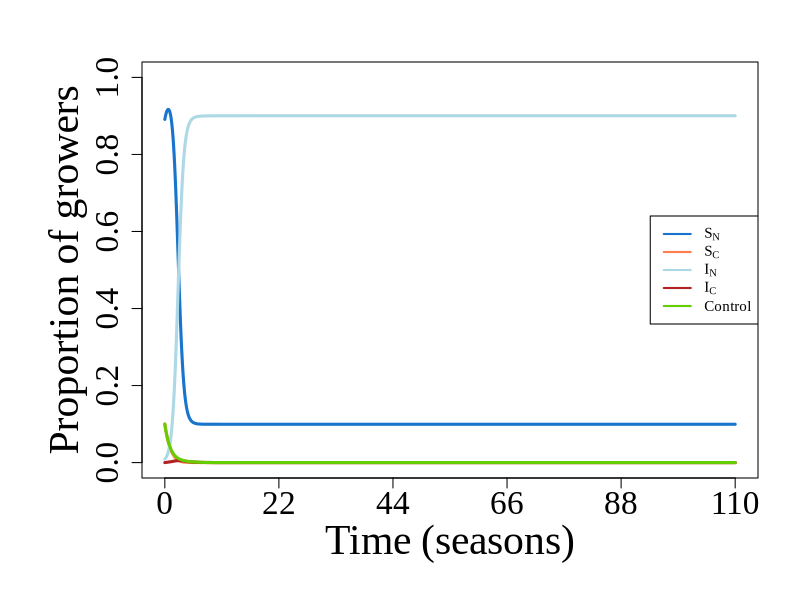
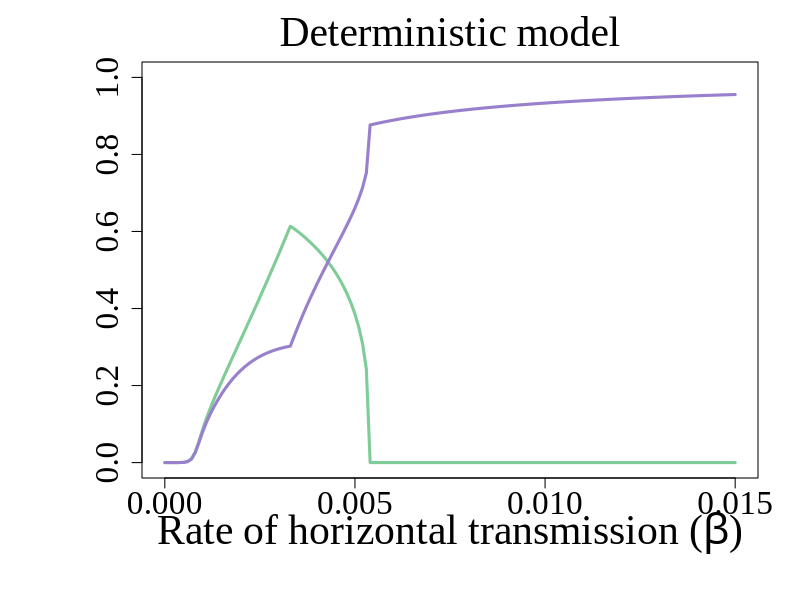

Reproduce these figures in R, in order.
# delete everything
rm(list=ls(all=TRUE))
par(mfrow=c(1,1), mar = c(6.1, 7.1, 3.1, 2.1), lwd = 1, cex.axis = 2, cex.lab = 2.5, family = "Times New Roman")

library(deSolve) #solves differential equations
CBSD_CSS_behaviour <- function(time, y, parms)
{
  # extract state variables
  S_C <- y[1]  
  I_C <- y[2]
  S_N <- y[3]
  I_N <- y[4]
  # epidemiological parameters
  beta <- parms$beta
  gamma <- parms$gamma 
  p <- parms$p
  N <- parms$N
  
  # economic parameters
  Y <- parms$Y
  L <- parms$L
  phi <- parms$phi
  
  # behavioural parameter
  eta <- parms$eta
  modelType <- parms$modelType # this sets which model of behaviour will be used.
  #1 = "strategy vs. population" model
  #2 = "strategy vs. alternative" model
  #3 = "grower vs. population" model
  #4 = "grower vs. alternative" model
  
  # payoffs for each outcome
  P_SN <- Y
  P_IN <- Y - L
  P_SC <- Y - phi
  P_IC <- Y - phi - L
  
  # probabilities of infection
  pVert <- p*(I_C+I_N)/N
  
  qBeta <- parms$nu_beta * beta # parameter for mis-estimating beta
  nu_I <- parms$nu_I # parameter for mis-estimating the prevalence of infection 

  if(nu_I*(I_C+I_N) < N){ # need to ensure that estimate of infection does not exceed the total number of fields
    pVert <- p*nu_I*(I_C+I_N)/N
    q_C <- qBeta * nu_I*(I_C + I_N) / ( qBeta * nu_I*(I_C + I_N) + gamma) 
    q_N <- pVert + (1 - pVert) * q_C
  } else{
    pVert <- p*N/N
    q_C <- qBeta *N / ( qBeta * N + gamma) 
    q_N <- pVert + (1 - pVert) * q_C
  }
  
  
  q_C <- qBeta * (I_C + I_N) / ( qBeta * (I_C + I_N) + gamma) 
  q_N <- pVert + (1 - pVert) * q_C
  
  P_C <- q_C * P_IC + (1 - q_C) * P_SC
  P_N <- q_N * P_IN + (1 - q_N) * P_SN
  
  P <- P_C * (S_C + I_C) / N + P_N * (S_N + I_N) / N
  
  # switching terms
  z_SC <- 0
  z_IC <- 0
  z_SN <- 0
  z_IN <- 0
  
  if(modelType == 1) # Strategy vs. population
  {
    z_SC <- max(0, 1 - exp(-eta*(P - P_C)))
    z_IC <- z_SC
    z_SN <- max(0, 1 - exp(-eta*(P - P_N)))
    z_IN <- z_SN
  } else if(modelType == 2) # Strategy vs. alternative
  {
    z_SC <- max(0, 1 - exp(-eta*(P_N - P_C)))
    z_IC <- z_SC
    z_SN <- max(0, 1 - exp(-eta*(P_C - P_N)))
    z_IN <- z_SN
  } else if(modelType == 3) # Grower vs. population
  {
    z_SC <- max(0, 1 - exp(-eta*(P - P_SC)))
    z_IC <- 1 - exp(-eta*(P - P_IC))
    z_SN <- 0
    z_IN <- max(0, 1 - exp(-eta*(P - P_IN)))
  } else if(modelType == 4) # Grower vs. alternative
  {
    z_SC <- max(0, 1 - exp(-eta*(P_N - P_SC)))
    z_IC <- 1 - exp(-eta*(P_N - P_IC))
    z_SN <- 0
    z_IN <- max(0, 1 - exp(-eta*(P_C - P_IN)))
  }
  
  plantingRate_C <- gamma * (S_C * (1 - z_SC) + I_C * (1 - z_IC) + S_N * z_SN + I_N * z_IN)
  plantingRate_N <- gamma * (S_C * z_SC + I_C * z_IC + S_N * (1 - z_SN) + I_N * (1 - z_IN))
  
  dS_C <- plantingRate_C - beta * S_C * (I_C + I_N) - gamma * S_C
  dI_C <- beta * S_C * (I_C + I_N) - gamma * I_C
  dS_N <- plantingRate_N * (1 - pVert) - beta * S_N * (I_C + I_N) - gamma * S_N
  dI_N <- plantingRate_N * pVert + beta * S_N * (I_C + I_N) - gamma * I_N
  
  return(list(c(dS_C, dI_C, dS_N, dI_N)))
}


readParams <- function(N, beta, gamma, p, Y, phi, L, nu_beta, nu_I, eta, modelType) ## function to return parameters of the model
{
  retval <- list(N = N,
                 beta = beta, 
                 gamma = gamma, 
                 p = p,
                 Y = Y,
                 phi = phi,
                 L = L, 
                 nu_beta = nu_beta,
                 nu_I = nu_I,
                 eta = eta, 
                 modelType = modelType)
  return(retval)
}

#Below are default parameters without any mis-estimation using the "strategy vs. population" model. Leads to no control at equilibrium.
parameters <- readParams(beta = .0067, gamma = 1/300,p =.8, N = 1, Y = 1, phi = 0.25, L = 0.6, nu_beta = 1, nu_I = 1, eta = 10, modelType = 1) 
yini<- c(0.1, 0, 0.99*(1-0.1), (1-0.99)*(1-0.1)) #Initial conditions in format (S_C, I_C, S_N, I_N)
times <- seq(0,10*3300, .10) #Timespan to run model

out <- ode(func = CBSD_CSS_behaviour,  y = yini, time = times, parms = parameters)
plot(out[,1], out[,2], lwd = 3, ty = "l", ylim = c(0,1), col = "coral", main = "", ylab = "Proportion of growers", xlab = "Time (seasons)", xaxt = "n") #SC
axis(side = 1, at = seq(0, max(times ), max(times /5)),labels = seq(0, max(times /300), max(times /300)/5))
lines(out[,1], out[,3], lwd = 3, col = "firebrick") #IC
lines(out[,1], out[,4], lwd = 3, lty = 1, col = "dodgerblue3") #SN
lines(out[,1], out[,5], lwd = 3, lty = 1, col = "light blue") #IN
lines(out[,1], out[,2] + out[,3], col ="chartreuse3", lwd = 3) #All controllers
legend("right", ncol =1, cex = 0.9,legend = c( expression("S"[N]*""),expression("S"[C]*""), expression("I"[N]*""), expression("I"[C]*""), "Control"), col = c(" dodgerblue3","coral", "light blue", "firebrick", "chartreuse3"), lwd =2 )

######## Below is a scan over the rate of horizontal tranmsission ####
parameters <- readParams(beta = .0067, gamma = 1/300,p =.8, N = 1, Y = 1, phi = 0.25, L = 0.6, nu_beta = 1, nu_I = 1, eta = 10, modelType = 4) 
yini<- c(0.1, 0, 0.99*(1-0.1), (1-0.99)*(1-0.1)) #Initial conditions in format (S_C, I_C, S_N, I_N)
times <- seq(0,50*300, 10) #Timespan to run model

beta_sequence_det <- seq(0, 0.015, 0.0001)
control_equilibrium_det <- c()
infection_equilibrium_det <- c()
for(beta in beta_sequence_det){
  parameters$beta <- beta
  out <- ode(func =CBSD_CSS_behaviour,  y = yini, time = times, parms = parameters)
  S_CS <- out[length(out[,1]),2]
  I_CS <- out[length(out[,1]),3]
  S_NC <- out[length(out[,1]),4]
  I_NC <- out[length(out[,1]),5]
  control_equilibrium_det <- c(control_equilibrium_det, (S_CS + I_CS))
  infection_equilibrium_det <- c(infection_equilibrium_det, (I_NC + I_CS))
}
plot(beta_sequence_det, control_equilibrium_det, ty = "l", lwd = 3, col = "#80cc99", ylim = c(0,1), ylab = "", xlab = expression(paste("Rate of horizontal transmission (", beta, ")")))
lines(beta_sequence_det, infection_equilibrium_det, lwd = 3, col ="#9980cc")
title(main = expression("Deterministic model"), cex.main = 2.5)
